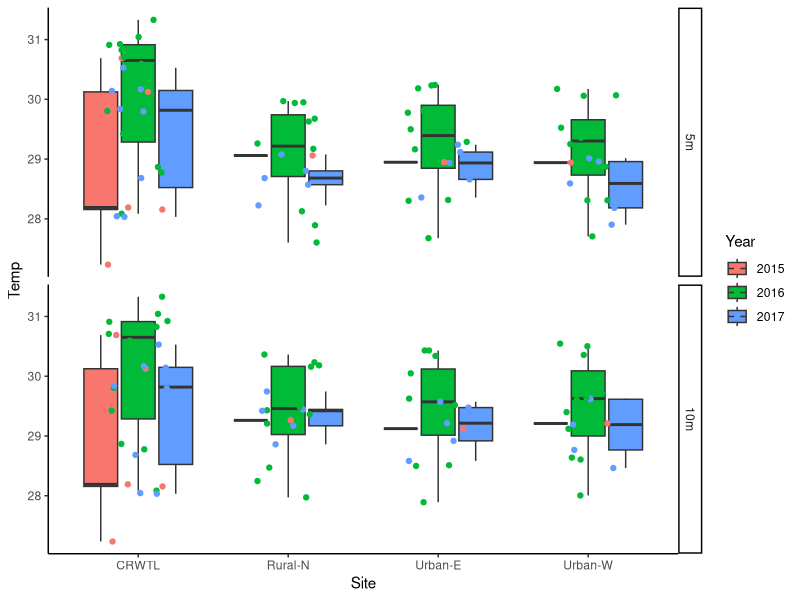

Write the R code that produced this figure. (Note: this script raises an error after producing the figure.)
## ---- chunk 1
knitr::opts_chunk$set(echo = TRUE)

#Sys.setenv(R_GSCMD = "C:/Program Files/gs/gs9.54.0/bin/gswin64c.exe")

library(tidyverse)
library(here)
## ---- chunk 2
temp <- read_csv(here::here("data/alltemp_TL_data.csv")) %>% 
   mutate_if(is.character, as.factor)
head(temp)

temp$m.y <- as.factor(temp$m.y)
temp$Month <- as.factor(temp$Month)
temp$Year <- as.factor(temp$Year)
temp$Depth <- as.factor(temp$Depth)
temp$Depth <- relevel(temp$Depth, ref = '5m')

# relevel Month/yr in correct order
levels(temp$m.y)
temp$m.y = factor(temp$m.y,levels(temp$m.y)[c(21,24,3,5,7,1,9,11,13,15,17,19,22,25,4,6,8,2,10,12,14,16,18,20,23)])
# temp$m.y = factor(temp$m.y,levels(temp$m.y)[c(3,24,22,20,6,10,8,16,1,18,14,12,4,25,23,21,7,11,9,17,2,19,15,13,5)])
## ---- chunk 3
ggplot(temp, aes(x = Site, y = Temp, fill = Year)) +
   facet_grid(Depth~.)+
    geom_boxplot() +
   geom_point(aes(color = Year), position = position_jitter(0.21)) +
    theme_classic()
## ---- chunk 4
season <- data.frame(Month = 1:12, season = rep(c("summer", "fall", "winter", "spring"), each = 3))
season$Month <- as.factor(season$Month)
season

method <- data.frame(Site = c("Rural-N", "Urban-E", "Urban-W", "CRWTL"), Method = c("insitu", "insitu", "insitu", "sat"))
method

# subset out data with both CRW and logger temperature data
temp.same <- temp %>% filter(m.y != "8/2015" & m.y != "9/2015" & m.y != "10/2015" & m.y != "11/2015" & m.y != "6/2017" & m.y != "7/2017" & m.y != "8/2017") %>% 
  inner_join(season, by = 'Month') %>% 
   inner_join(method, by = 'Site') %>% 
   mutate_if(is.character, as.factor)

# remove CRW for one depth used for plot
temp.same <- temp.same[-which(temp.same$Site == 'CRWTL' & temp.same$Depth == '10m'),] #

# relevel method so sat is reference
temp.same$Method <- relevel(temp.same$Method, ref = "sat")

head(temp.same)

crw <- temp %>% 
   filter( Site == "CRWTL") %>% 
   select(Site, m.y, Temp, sd, se)
colnames(crw) <- c("Site", "m.y", "siteave", "SD", "SE")
crw

## ---- chunk 5
temp.same %>% 
   filter(Method != "sat") %>% 
   select(-N, -sd, -se, -ci) %>% 
   pivot_wider(names_from = Depth,
               values_from = Temp) %>% 
   mutate(diff = `5m` - `10m`) %>% 
   group_by(Site) %>% 
   summarize(avediff = mean(diff)) %>% 
   summarize(diff = mean(avediff), SE = sd(avediff))
## ---- chunk 6
temp.avelog <- temp.same %>% 
   filter(Method != "sat") %>% 
   group_by(Site, m.y) %>% 
   summarise(siteave = mean(Temp), SD = sd(Temp), SE = SD/sqrt(n())) #, N = n())

temp.avelog

alltemp <- rbind(temp.avelog, crw)
alltemp
## ---- chunk 7
start <-  c("11/2015", "11/2016")
end <-  c("5/2016", "5/2017")

ggplot(alltemp, mapping= aes(m.y, siteave, group = Site, color = Site)) +
   geom_line()+
   geom_ribbon(aes(m.y, siteave, ymax= siteave+(SE), ymin= siteave-(SE), fill = Site),
               alpha = 0.4) + 
   scale_color_manual( values = cbPalette) +
   scale_fill_manual(values = cbPalette) +
   theme_classic() +
 #  ggtitle("Coral Reef Watch - In Situ Temperature Monthly Mean + SE") +
   xlab("Month/Year") + ylab("Temperature [C]") +
   theme(axis.text.x = element_text(angle = 90, hjust = 1, vjust = 0.5)) +
      geom_hline(yintercept = 29.5, color = "light blue", linetype = 2) +
   geom_hline(yintercept = 30.5, color = "light blue")  +
   annotate("rect", xmin = '11/2015', xmax = '5/2016', ymin = -Inf, ymax = Inf,
           alpha = .1,fill = "gray10") +
   annotate("rect", xmin = '11/2016', xmax = '5/2017', ymin = -Inf, ymax = Inf,
           alpha = .1,fill = "gray10")
  
ggsave(here("figures/line_TLtemp.pdf"), width = 7, height = 4)
## ---- chunk 8
hist(temp.same$Temp)
## ---- chunk 9
site.lm <- lm(Temp~Site * season, data = temp.same)
library(car)
Anova(site.lm)
library(emmeans)
emmeans(site.lm, list(pairwise ~ season), adjust = "tukey")
emmeans(site.lm, list(pairwise ~ Site), adjust = "tukey")

boxplot(Temp~Site, data = temp.same)
boxplot(Temp~season, data = temp.same)
## ---- chunk 10
site.lm2 <- lm(Temp~Site * season, data = temp.same, contrasts = list(Method = contr.sum, season = contr.sum))
library(car)
Anova(site.lm2, type = 'III')
library(emmeans)
emmeans(site.lm2, list(pairwise ~ season), adjust = "tukey")
emmeans(site.lm2, list(pairwise ~ Site), adjust = "tukey")

boxplot(Temp~Site, data = temp.same)
boxplot(Temp~season, data = temp.same)
## ---- chunk 11
ggplot(temp.same, aes(season, Temp)) + 
   geom_jitter(aes(color = Site)) +
   geom_boxplot(fill = NA) + 
   theme_classic()
## ---- chunk 12
method.lm <- lm(Temp~Method*season, data = temp.same)
Anova(method.lm)

emmeans(method.lm, list(pairwise ~ season), adjust = "tukey")
emmeans(method.lm, list(pairwise ~ Method), adjust = "tukey")
emmeans(method.lm, list(pairwise ~ Method:season), adjust = "tukey")

boxplot(Temp~Method, data = temp.same)
boxplot(Temp~season, data = temp.same)
boxplot(Temp~Method:season, data = temp.same, las = 2)
## ---- chunk 13
method.lm <- lm(Temp~Method*season, data = temp.same, contrasts = list(Method = contr.sum, season = contr.sum))
Anova(method.lm, type = 'III')

emmeans(method.lm, list(pairwise ~ season), adjust = "tukey")
emmeans(method.lm, list(pairwise ~ Method), adjust = "tukey")
emmeans(method.lm, list(pairwise ~ Method:season), adjust = "tukey")

boxplot(Temp~Method, data = temp.same)
boxplot(Temp~season, data = temp.same)
boxplot(Temp~Method:season, data = temp.same, las = 2)
## ---- chunk 14
ggplot(temp.same, aes(season, Temp)) + 
   geom_jitter(aes(color = Method)) +
   geom_boxplot(fill = NA) + 
   theme_classic()
## ---- chunk 15
temp.same %>% 
   group_by(Method, season) %>% 
   summarize(avetemp = mean(Temp), SDtemp = sd(Temp), SEtemp = sd(Temp)/sqrt(n()))
## ---- chunk 16
logger <- filter(temp.same, temp.same$Method != 'sat') %>% droplevels()
head(logger)
## ---- chunk 17
log.lm <- lm(Temp ~ Site * Depth + factor(Month)/factor(Year), data = logger)
Anova(log.lm)
plot(log.lm)

emmeans(log.lm, list(pairwise ~ factor(Month):factor(Year)), adjust = "tukey")
emmeans(log.lm, list(pairwise ~ Site:Depth), adjust = "tukey")

boxplot(Temp~Depth, data = logger)
boxplot(Temp~Site, data = logger)
boxplot(Temp~Month, data = logger)

logger$Ym <- interaction(logger$Year, logger$Month)
boxplot(Temp~Ym, data = logger, las = 2)
## ---- chunk 18
log.lm.nodepth <- lm(Temp ~ Site + factor(Month)/factor(Year), data = logger)
Anova(log.lm.nodepth)
plot(log.lm.nodepth)

emmeans(log.lm.nodepth, list(pairwise ~ factor(Month):factor(Year)), adjust = "tukey")
emmeans(log.lm.nodepth, list(pairwise ~ Site), adjust = "tukey")

boxplot(Temp~Site, data = logger)
boxplot(Temp~Month, data = logger)

logger$Ym <- interaction(logger$Year, logger$Month)
boxplot(Temp~Ym, data = logger, las = 2)
## ---- chunk 19
sitedepth.ave <- logger %>% 
   group_by(Site,Depth) %>% 
   dplyr::summarize(ave = mean(Temp), SD = sd(Temp), se = SD/sqrt(n()))
sitedepth.ave

logger %>% 
   group_by(Month, Year) %>% 
   summarize(ave = mean(Temp), SD = sd(Temp), se = SD/sqrt(n()))
## ---- chunk 20
sitedepth.diff <- sitedepth.ave %>% 
   select(Site, Depth, ave) %>% 
   spread(Depth, ave) %>% 
   mutate(diff = `10m` - `5m`)
sitedepth.diff
ave(sitedepth.diff$diff)
